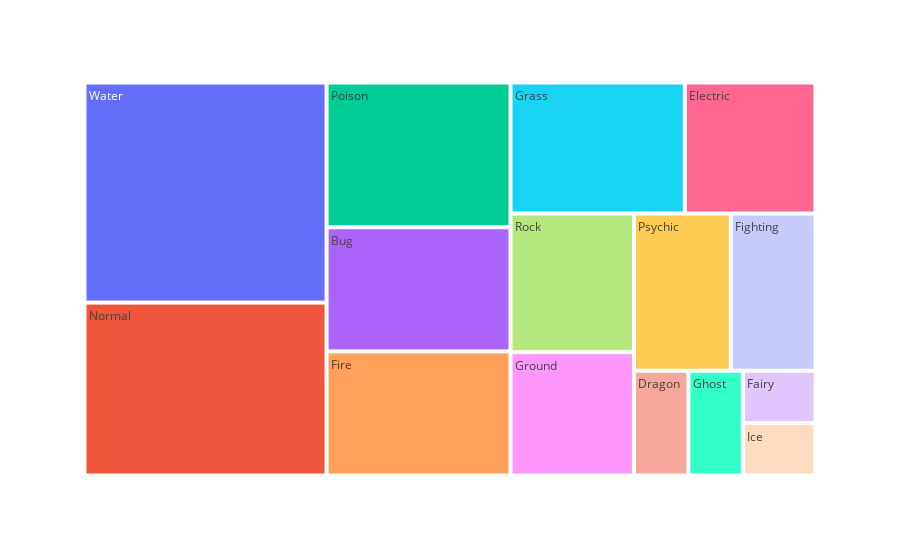

Notebook code cell kept with this figure:
### Markdown cell above
# Tree Map

### Code cell
#!pip install plotly
import plotly.express as px 

fig = px.treemap(df, path=['Type 1'], 
                 values='Name') 
  
fig.show()

### Figure 1 — Plotly figure (JSON) as saved in the notebook; plotly's stock layout.template omitted (floating-point values rounded to 4 significant figures)
{"data": [{"branchvalues": "total", "domain": {"x": [0, 1], "y": [0, 1]}, "hovertemplate": "labels=%{label}<br>Name=%{value}<br>parent=%{parent}<br>id=%{id}<extra></extra>", "ids": ["Bug", "Dragon", "Electric", "Fairy", "Fighting", "Fire", "Ghost", "Grass", "Ground", "Ice", "Normal", "Poison", "Psychic", "Rock", "Water"], "labels": ["Bug", "Dragon", "Electric", "Fairy", "Fighting", "Fire", "Ghost", "Grass", "Ground", "Ice", "Normal", "Poison", "Psychic", "Rock", "Water"], "name": "", "parents": ["", "", "", "", "", "", "", "", "", "", "", "", "", "", ""], "type": "treemap", "values": [12, 3, 9, 2, 7, 12, 3, 12, 8, 2, 22, 14, 8, 9, 28]}], "layout": {"legend": {"tracegroupgap": 0}, "margin": {"t": 60}}}
